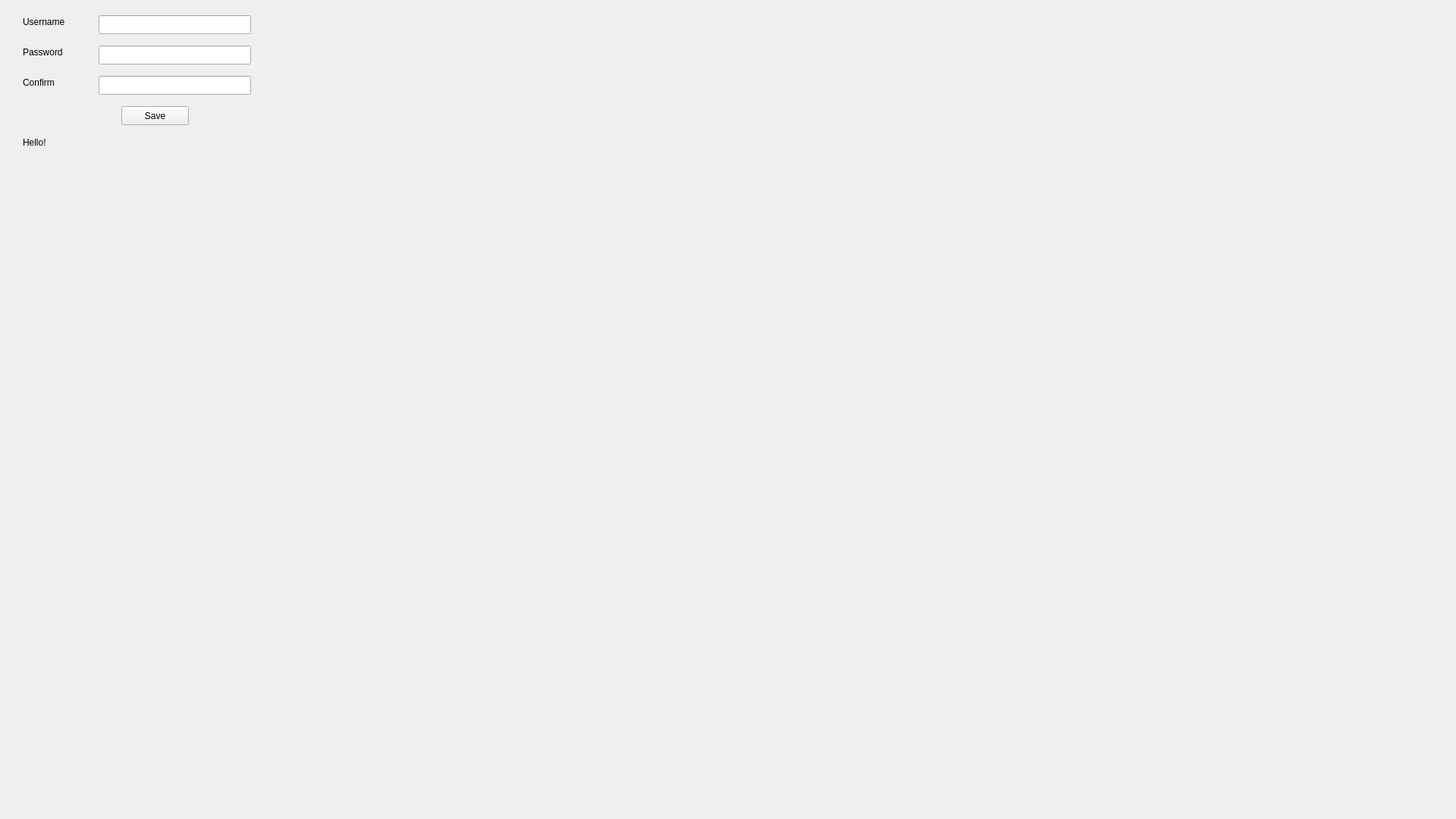
<?xml version="1.0" encoding="UTF-8"?>
<ui version="4.0">
 <class>SetPasswordDialog</class>
 <widget class="QWidget" name="SetPasswordDialog">
  <property name="geometry">
   <rect>
    <x>0</x>
    <y>0</y>
    <width>1920</width>
    <height>1080</height>
   </rect>
  </property>
  <property name="windowTitle">
   <string>Form</string>
  </property>
  <widget class="QLineEdit" name="username">
   <property name="geometry">
    <rect>
     <x>130</x>
     <y>20</y>
     <width>201</width>
     <height>25</height>
    </rect>
   </property>
  </widget>
  <widget class="QLineEdit" name="password">
   <property name="geometry">
    <rect>
     <x>130</x>
     <y>60</y>
     <width>201</width>
     <height>25</height>
    </rect>
   </property>
  </widget>
  <widget class="QPushButton" name="Save">
   <property name="geometry">
    <rect>
     <x>160</x>
     <y>140</y>
     <width>89</width>
     <height>25</height>
    </rect>
   </property>
   <property name="text">
    <string>Save</string>
   </property>
  </widget>
  <widget class="QLabel" name="label">
   <property name="geometry">
    <rect>
     <x>30</x>
     <y>20</y>
     <width>81</width>
     <height>17</height>
    </rect>
   </property>
   <property name="text">
    <string>Username</string>
   </property>
  </widget>
  <widget class="QLabel" name="label_2">
   <property name="geometry">
    <rect>
     <x>30</x>
     <y>60</y>
     <width>81</width>
     <height>17</height>
    </rect>
   </property>
   <property name="text">
    <string>Password</string>
   </property>
  </widget>
  <widget class="QLineEdit" name="confirm">
   <property name="geometry">
    <rect>
     <x>130</x>
     <y>100</y>
     <width>201</width>
     <height>25</height>
    </rect>
   </property>
  </widget>
  <widget class="QLabel" name="label_3">
   <property name="geometry">
    <rect>
     <x>30</x>
     <y>100</y>
     <width>81</width>
     <height>17</height>
    </rect>
   </property>
   <property name="text">
    <string>Confirm</string>
   </property>
  </widget>
  <widget class="QLabel" name="statusLabel">
   <property name="geometry">
    <rect>
     <x>30</x>
     <y>180</y>
     <width>371</width>
     <height>16</height>
    </rect>
   </property>
   <property name="text">
    <string>Hello!</string>
   </property>
  </widget>
 </widget>
 <resources/>
 <connections/>
</ui>
